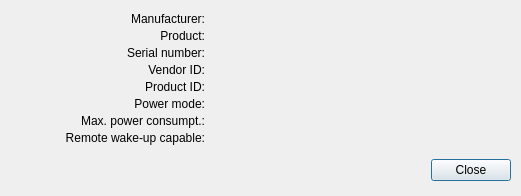
<?xml version="1.0" encoding="UTF-8"?>
<ui version="4.0">
 <class>InformationDialog</class>
 <widget class="QDialog" name="InformationDialog">
  <property name="geometry">
   <rect>
    <x>0</x>
    <y>0</y>
    <width>521</width>
    <height>196</height>
   </rect>
  </property>
  <property name="minimumSize">
   <size>
    <width>521</width>
    <height>196</height>
   </size>
  </property>
  <property name="maximumSize">
   <size>
    <width>521</width>
    <height>196</height>
   </size>
  </property>
  <property name="windowTitle">
   <string>Device Information</string>
  </property>
  <property name="windowIcon">
   <iconset resource="resources.qrc">
    <normaloff>:/icons/icons/active64.png</normaloff>
    <normalon>:/icons/icons/active64.png</normalon>
    <disabledoff>:/icons/icons/greyed64.png</disabledoff>
    <disabledon>:/icons/icons/greyed64.png</disabledon>
    <activeoff>:/icons/icons/active64.png</activeoff>
    <activeon>:/icons/icons/active64.png</activeon>
    <selectedoff>:/icons/icons/selected64.png</selectedoff>
    <selectedon>:/icons/icons/selected64.png</selectedon>:/icons/icons/active64.png</iconset>
  </property>
  <property name="locale">
   <locale language="English" country="UnitedStates"/>
  </property>
  <widget class="QDialogButtonBox" name="buttonBox">
   <property name="geometry">
    <rect>
     <x>10</x>
     <y>155</y>
     <width>501</width>
     <height>31</height>
    </rect>
   </property>
   <property name="orientation">
    <enum>Qt::Horizontal</enum>
   </property>
   <property name="standardButtons">
    <set>QDialogButtonBox::Close</set>
   </property>
  </widget>
  <widget class="QLabel" name="labelManufacturer">
   <property name="geometry">
    <rect>
     <x>10</x>
     <y>10</y>
     <width>195</width>
     <height>17</height>
    </rect>
   </property>
   <property name="text">
    <string>Manufacturer:</string>
   </property>
   <property name="alignment">
    <set>Qt::AlignRight|Qt::AlignTrailing|Qt::AlignVCenter</set>
   </property>
  </widget>
  <widget class="QLabel" name="labelManufacturerValue">
   <property name="geometry">
    <rect>
     <x>210</x>
     <y>10</y>
     <width>301</width>
     <height>17</height>
    </rect>
   </property>
   <property name="text">
    <string/>
   </property>
  </widget>
  <widget class="QLabel" name="labelProduct">
   <property name="geometry">
    <rect>
     <x>10</x>
     <y>27</y>
     <width>195</width>
     <height>17</height>
    </rect>
   </property>
   <property name="text">
    <string>Product:</string>
   </property>
   <property name="alignment">
    <set>Qt::AlignRight|Qt::AlignTrailing|Qt::AlignVCenter</set>
   </property>
  </widget>
  <widget class="QLabel" name="labelProductValue">
   <property name="geometry">
    <rect>
     <x>210</x>
     <y>27</y>
     <width>301</width>
     <height>17</height>
    </rect>
   </property>
   <property name="text">
    <string/>
   </property>
  </widget>
  <widget class="QLabel" name="labelSerial">
   <property name="geometry">
    <rect>
     <x>10</x>
     <y>44</y>
     <width>195</width>
     <height>17</height>
    </rect>
   </property>
   <property name="text">
    <string>Serial number:</string>
   </property>
   <property name="alignment">
    <set>Qt::AlignRight|Qt::AlignTrailing|Qt::AlignVCenter</set>
   </property>
  </widget>
  <widget class="QLabel" name="labelSerialValue">
   <property name="geometry">
    <rect>
     <x>210</x>
     <y>44</y>
     <width>301</width>
     <height>17</height>
    </rect>
   </property>
   <property name="text">
    <string/>
   </property>
  </widget>
  <widget class="QLabel" name="labelVID">
   <property name="geometry">
    <rect>
     <x>10</x>
     <y>61</y>
     <width>195</width>
     <height>17</height>
    </rect>
   </property>
   <property name="text">
    <string>Vendor ID:</string>
   </property>
   <property name="alignment">
    <set>Qt::AlignRight|Qt::AlignTrailing|Qt::AlignVCenter</set>
   </property>
  </widget>
  <widget class="QLabel" name="labelVIDValue">
   <property name="geometry">
    <rect>
     <x>210</x>
     <y>61</y>
     <width>301</width>
     <height>17</height>
    </rect>
   </property>
   <property name="text">
    <string/>
   </property>
  </widget>
  <widget class="QLabel" name="labelPID">
   <property name="geometry">
    <rect>
     <x>10</x>
     <y>78</y>
     <width>195</width>
     <height>17</height>
    </rect>
   </property>
   <property name="text">
    <string>Product ID:</string>
   </property>
   <property name="alignment">
    <set>Qt::AlignRight|Qt::AlignTrailing|Qt::AlignVCenter</set>
   </property>
  </widget>
  <widget class="QLabel" name="labelPIDValue">
   <property name="geometry">
    <rect>
     <x>210</x>
     <y>78</y>
     <width>301</width>
     <height>17</height>
    </rect>
   </property>
   <property name="text">
    <string/>
   </property>
  </widget>
  <widget class="QLabel" name="labelPowerMode">
   <property name="geometry">
    <rect>
     <x>10</x>
     <y>95</y>
     <width>195</width>
     <height>17</height>
    </rect>
   </property>
   <property name="text">
    <string>Power mode:</string>
   </property>
   <property name="alignment">
    <set>Qt::AlignRight|Qt::AlignTrailing|Qt::AlignVCenter</set>
   </property>
  </widget>
  <widget class="QLabel" name="labelPowerModeValue">
   <property name="geometry">
    <rect>
     <x>210</x>
     <y>95</y>
     <width>301</width>
     <height>17</height>
    </rect>
   </property>
   <property name="text">
    <string/>
   </property>
  </widget>
  <widget class="QLabel" name="labelMaxPower">
   <property name="geometry">
    <rect>
     <x>10</x>
     <y>112</y>
     <width>195</width>
     <height>17</height>
    </rect>
   </property>
   <property name="text">
    <string>Max. power consumpt.:</string>
   </property>
   <property name="alignment">
    <set>Qt::AlignRight|Qt::AlignTrailing|Qt::AlignVCenter</set>
   </property>
  </widget>
  <widget class="QLabel" name="labelMaxPowerValue">
   <property name="geometry">
    <rect>
     <x>210</x>
     <y>112</y>
     <width>301</width>
     <height>17</height>
    </rect>
   </property>
   <property name="text">
    <string/>
   </property>
  </widget>
  <widget class="QLabel" name="labelRemoteWakeUpCapable">
   <property name="geometry">
    <rect>
     <x>10</x>
     <y>129</y>
     <width>195</width>
     <height>17</height>
    </rect>
   </property>
   <property name="text">
    <string>Remote wake-up capable:</string>
   </property>
   <property name="alignment">
    <set>Qt::AlignRight|Qt::AlignTrailing|Qt::AlignVCenter</set>
   </property>
  </widget>
  <widget class="QLabel" name="labelRemoteWakeUpCapableValue">
   <property name="geometry">
    <rect>
     <x>210</x>
     <y>129</y>
     <width>301</width>
     <height>17</height>
    </rect>
   </property>
   <property name="text">
    <string/>
   </property>
  </widget>
 </widget>
 <resources>
  <include location="resources.qrc"/>
 </resources>
 <connections>
  <connection>
   <sender>buttonBox</sender>
   <signal>rejected()</signal>
   <receiver>InformationDialog</receiver>
   <slot>close()</slot>
   <hints>
    <hint type="sourcelabel">
     <x>250</x>
     <y>170</y>
    </hint>
    <hint type="destinationlabel">
     <x>250</x>
     <y>97</y>
    </hint>
   </hints>
  </connection>
 </connections>
</ui>
